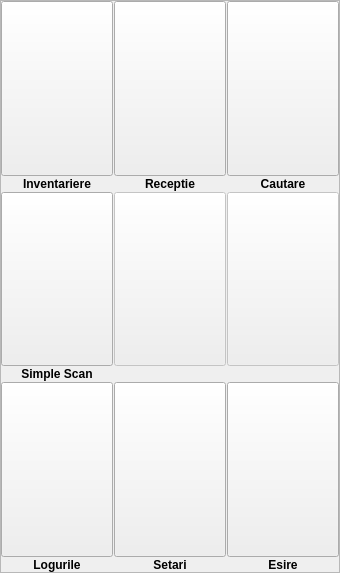
<?xml version="1.0" encoding="UTF-8"?>
<ui version="4.0">
 <class>ModSelectWidget</class>
 <widget class="QWidget" name="ModSelectWidget">
  <property name="geometry">
   <rect>
    <x>0</x>
    <y>0</y>
    <width>340</width>
    <height>573</height>
   </rect>
  </property>
  <property name="windowTitle">
   <string>Form</string>
  </property>
  <layout class="QVBoxLayout" name="verticalLayout_2">
   <property name="spacing">
    <number>0</number>
   </property>
   <property name="leftMargin">
    <number>0</number>
   </property>
   <property name="topMargin">
    <number>0</number>
   </property>
   <property name="rightMargin">
    <number>0</number>
   </property>
   <property name="bottomMargin">
    <number>0</number>
   </property>
   <item>
    <widget class="QFrame" name="frame">
     <property name="frameShape">
      <enum>QFrame::StyledPanel</enum>
     </property>
     <property name="frameShadow">
      <enum>QFrame::Raised</enum>
     </property>
     <layout class="QHBoxLayout" name="horizontalLayout">
      <property name="spacing">
       <number>0</number>
      </property>
      <property name="leftMargin">
       <number>0</number>
      </property>
      <property name="topMargin">
       <number>0</number>
      </property>
      <property name="rightMargin">
       <number>0</number>
      </property>
      <property name="bottomMargin">
       <number>0</number>
      </property>
      <item>
       <layout class="QGridLayout" name="gridLayout">
        <property name="spacing">
         <number>1</number>
        </property>
        <item row="0" column="0">
         <widget class="QPushButton" name="inventoryButton">
          <property name="enabled">
           <bool>true</bool>
          </property>
          <property name="sizePolicy">
           <sizepolicy hsizetype="MinimumExpanding" vsizetype="MinimumExpanding">
            <horstretch>0</horstretch>
            <verstretch>0</verstretch>
           </sizepolicy>
          </property>
         </widget>
        </item>
        <item row="4" column="1">
         <widget class="QPushButton" name="settingsButton">
          <property name="enabled">
           <bool>true</bool>
          </property>
          <property name="sizePolicy">
           <sizepolicy hsizetype="MinimumExpanding" vsizetype="MinimumExpanding">
            <horstretch>0</horstretch>
            <verstretch>0</verstretch>
           </sizepolicy>
          </property>
         </widget>
        </item>
        <item row="3" column="0">
         <widget class="QLabel" name="label_7">
          <property name="font">
           <font>
            <weight>75</weight>
            <bold>true</bold>
           </font>
          </property>
          <property name="text">
           <string>Simple Scan</string>
          </property>
          <property name="alignment">
           <set>Qt::AlignCenter</set>
          </property>
         </widget>
        </item>
        <item row="3" column="2">
         <widget class="QLabel" name="label_9">
          <property name="font">
           <font>
            <weight>75</weight>
            <bold>true</bold>
           </font>
          </property>
         </widget>
        </item>
        <item row="2" column="0">
         <widget class="QPushButton" name="scanButton">
          <property name="enabled">
           <bool>true</bool>
          </property>
          <property name="sizePolicy">
           <sizepolicy hsizetype="MinimumExpanding" vsizetype="MinimumExpanding">
            <horstretch>0</horstretch>
            <verstretch>0</verstretch>
           </sizepolicy>
          </property>
         </widget>
        </item>
        <item row="5" column="2">
         <widget class="QLabel" name="label_6">
          <property name="font">
           <font>
            <weight>75</weight>
            <bold>true</bold>
           </font>
          </property>
          <property name="text">
           <string>Esire</string>
          </property>
          <property name="scaledContents">
           <bool>true</bool>
          </property>
          <property name="alignment">
           <set>Qt::AlignCenter</set>
          </property>
         </widget>
        </item>
        <item row="4" column="2">
         <widget class="QPushButton" name="exitButton">
          <property name="enabled">
           <bool>true</bool>
          </property>
          <property name="sizePolicy">
           <sizepolicy hsizetype="MinimumExpanding" vsizetype="MinimumExpanding">
            <horstretch>0</horstretch>
            <verstretch>0</verstretch>
           </sizepolicy>
          </property>
         </widget>
        </item>
        <item row="5" column="1">
         <widget class="QLabel" name="label_5">
          <property name="font">
           <font>
            <weight>75</weight>
            <bold>true</bold>
           </font>
          </property>
          <property name="text">
           <string>Setari</string>
          </property>
          <property name="scaledContents">
           <bool>true</bool>
          </property>
          <property name="alignment">
           <set>Qt::AlignCenter</set>
          </property>
         </widget>
        </item>
        <item row="0" column="2">
         <widget class="QPushButton" name="searchButton">
          <property name="enabled">
           <bool>true</bool>
          </property>
          <property name="sizePolicy">
           <sizepolicy hsizetype="MinimumExpanding" vsizetype="MinimumExpanding">
            <horstretch>0</horstretch>
            <verstretch>0</verstretch>
           </sizepolicy>
          </property>
         </widget>
        </item>
        <item row="5" column="0">
         <widget class="QLabel" name="label_4">
          <property name="font">
           <font>
            <weight>75</weight>
            <bold>true</bold>
           </font>
          </property>
          <property name="text">
           <string>Logurile</string>
          </property>
          <property name="scaledContents">
           <bool>true</bool>
          </property>
          <property name="alignment">
           <set>Qt::AlignCenter</set>
          </property>
         </widget>
        </item>
        <item row="1" column="0">
         <widget class="QLabel" name="label">
          <property name="font">
           <font>
            <weight>75</weight>
            <bold>true</bold>
           </font>
          </property>
          <property name="text">
           <string>Inventariere</string>
          </property>
          <property name="scaledContents">
           <bool>true</bool>
          </property>
          <property name="alignment">
           <set>Qt::AlignCenter</set>
          </property>
         </widget>
        </item>
        <item row="1" column="1">
         <widget class="QLabel" name="label_2">
          <property name="font">
           <font>
            <weight>75</weight>
            <bold>true</bold>
           </font>
          </property>
          <property name="text">
           <string>Receptie</string>
          </property>
          <property name="scaledContents">
           <bool>true</bool>
          </property>
          <property name="alignment">
           <set>Qt::AlignCenter</set>
          </property>
         </widget>
        </item>
        <item row="1" column="2">
         <widget class="QLabel" name="label_3">
          <property name="font">
           <font>
            <weight>75</weight>
            <bold>true</bold>
           </font>
          </property>
          <property name="text">
           <string>Cautare</string>
          </property>
          <property name="alignment">
           <set>Qt::AlignCenter</set>
          </property>
         </widget>
        </item>
        <item row="2" column="1">
         <widget class="QPushButton" name="secondaryMenu">
          <property name="enabled">
           <bool>false</bool>
          </property>
          <property name="sizePolicy">
           <sizepolicy hsizetype="MinimumExpanding" vsizetype="MinimumExpanding">
            <horstretch>0</horstretch>
            <verstretch>0</verstretch>
           </sizepolicy>
          </property>
         </widget>
        </item>
        <item row="0" column="1">
         <widget class="QPushButton" name="receiptButton">
          <property name="enabled">
           <bool>true</bool>
          </property>
          <property name="sizePolicy">
           <sizepolicy hsizetype="MinimumExpanding" vsizetype="MinimumExpanding">
            <horstretch>0</horstretch>
            <verstretch>0</verstretch>
           </sizepolicy>
          </property>
         </widget>
        </item>
        <item row="4" column="0">
         <widget class="QPushButton" name="achievements">
          <property name="enabled">
           <bool>true</bool>
          </property>
          <property name="sizePolicy">
           <sizepolicy hsizetype="MinimumExpanding" vsizetype="MinimumExpanding">
            <horstretch>0</horstretch>
            <verstretch>0</verstretch>
           </sizepolicy>
          </property>
         </widget>
        </item>
        <item row="3" column="1">
         <widget class="QLabel" name="label_8">
          <property name="font">
           <font>
            <weight>75</weight>
            <bold>true</bold>
           </font>
          </property>
          <property name="alignment">
           <set>Qt::AlignCenter</set>
          </property>
         </widget>
        </item>
        <item row="2" column="2">
         <widget class="QPushButton" name="pushButton">
          <property name="enabled">
           <bool>false</bool>
          </property>
          <property name="sizePolicy">
           <sizepolicy hsizetype="MinimumExpanding" vsizetype="MinimumExpanding">
            <horstretch>0</horstretch>
            <verstretch>0</verstretch>
           </sizepolicy>
          </property>
         </widget>
        </item>
       </layout>
      </item>
     </layout>
    </widget>
   </item>
  </layout>
 </widget>
 <resources/>
 <connections/>
</ui>
